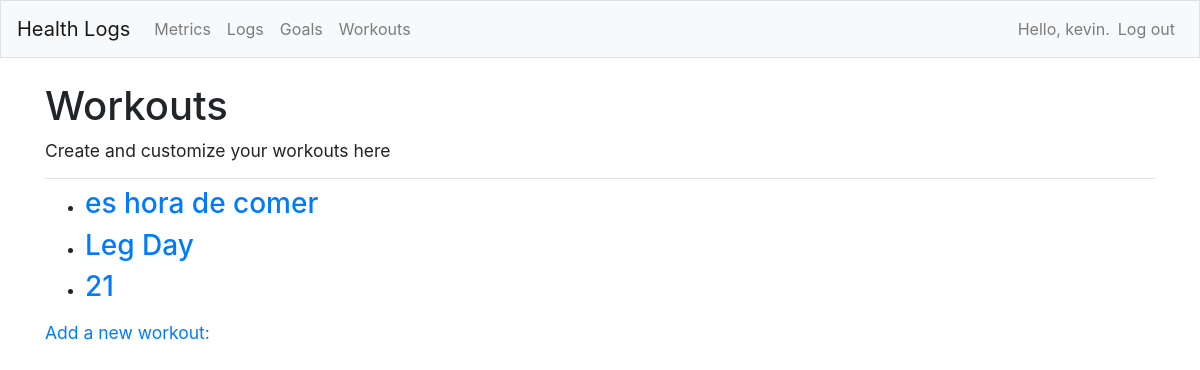
Screenshot of /topics_workouts/ (signed in) with the database file from the repository.
### health_logs/models.py (models this page shows)
class WorkoutTopic(models.Model):
  text = models.CharField(max_length = 200)
  times_completed = models.PositiveIntegerField(default=0)
  completion_timestamps = models.JSONField(default=list)
  date_added = models.DateTimeField(auto_now_add = True)
  owner = models.ForeignKey(User, on_delete=models.CASCADE)
  def __str__(self):
    return self.text

### health_logs/views.py (the view)
# urls.py: path('topics_workouts/', views.topics_workouts, name='topics_workouts'),
@login_required
def topics_workouts(request):
  topics = WorkoutTopic.objects.filter(owner=request.user).order_by('date_added')
  context = {'topics' : topics, 'time_intervals' : '3 1 4 1 5', 'above' : 'Push Ups,Rest,Sit Ups,Rest,Squats', 'below' : ',Next: Sit Ups,,Next: Squats,'}#############changed
  return render(request, 'health_logs/topics_workouts.html', context)

### health_logs/templates/health_logs/topics_workouts.html
{% extends "health_logs/base.html" %}
{% block page_header %}
  <h1>Workouts</h1>
  <h5><small>Create and customize your workouts here</small></h5>
{% endblock page_header %}
{% block content %}
  <ul>
      {% for topic in topics %}
        <li><h3><a href="{% url 'health_logs:topic_workouts' topic.id %}">{{ topic }}</a></h3></li>
      {% empty %}
        <li>No workouts have been added yet.</li>
      {% endfor %}
  </ul>
  <h5><small><a href="{% url 'health_logs:new_topic_workouts' %}">Add a new workout:</a></small></h5>
{% endblock content %}

### health_logs/templates/health_logs/base.html (shortened to what this page needs)
{% load bootstrap4 %}
<!doctype html>
<html lang="en">
<head>
  {% bootstrap_css %}
</head>
<body>
  <nav class="navbar navbar-expand-md navbar-light bg-light mb-4 border">
    <a class="navbar-brand" href="{% url 'health_logs:index' %}">
        Health Logs</a>
    <div class="collapse navbar-collapse" id="navbarCollapse">
      <ul class="navbar-nav mr-auto">
        <li class="nav-item">
          <a class="nav-link" href="{% url 'health_logs:topics'%}">
              Metrics</a></li>
		<li class="nav-item">
          <a class="nav-link" href="{% url 'health_logs:topics_logs'%}">
              Logs</a></li>
	    <li class="nav-item">
          <a class="nav-link" href="{% url 'health_logs:topics_goals'%}">
              Goals</a></li>
		<li class="nav-item">
          <a class="nav-link" href="{% url 'health_logs:topics_workouts'%}">
              Workouts</a></li>
      </ul>
      <ul class="navbar-nav ml-auto">
        {% if user.is_authenticated %}
          <li class="nav-item">
            <span class="navbar-text"}">Hello, {{ user.username }}.</span>
          </li>
          <li class="nav-item">
            <a class="nav-link" href="{% url 'users:logout' %}">Log out</a>
          </li>
        {% else %}
          <li class="nav-item">
            <a class="nav-link" href="{% url 'users:register' %}">Register</a>
          </li>
          <li class="nav-item">
            <a class="nav-link" href="{% url 'users:login' %}">Log in</a></li>
        {% endif %}
      </ul>
    </div>
  </nav>
  <main role="main" class="container">
    <div class="pb-2 mb-2 border-bottom">
      {% block page_header %}{% endblock page_header %}
    </div>
    <div>
      {% block content %}{% endblock content %}
    </div>
  </main>
</body>
</html>

### rows the page displays
WorkoutTopic: text "es hora de comer"
WorkoutTopic: text "Leg Day"
WorkoutTopic: text "21"

### other values shown
{{ user.username }} "kevin"
